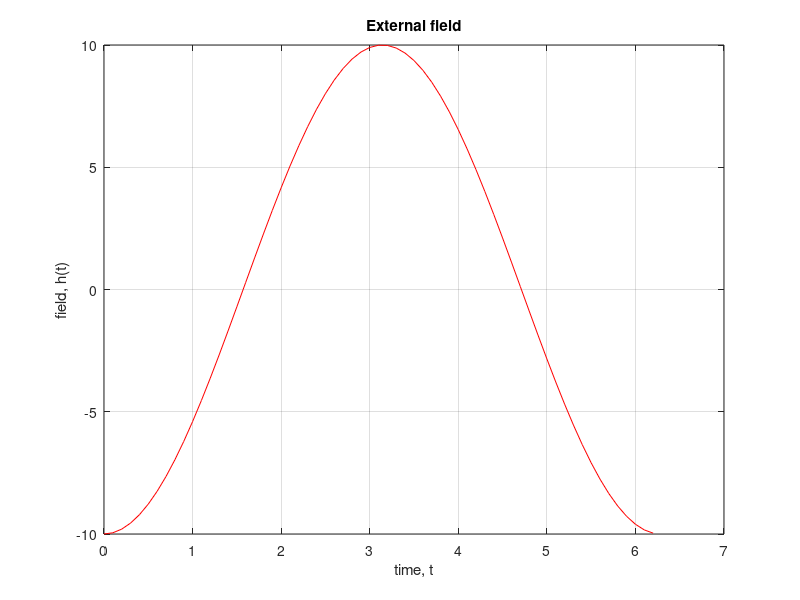

This chart was generated by the following MATLAB code: (Note: this script raises an error after producing the figure.)
clc;
clear all;
close all;
%-----input-ignal---------------
t=0:0.1:2*pi;
%h= -2*cos(t).*exp(-0.1*t);
h= -10*cos(t);

figure(1);
plot(t,h,'r');
grid on;
title('External field');
xlabel('time, t');
ylabel('field, h(t)');
%--------------------------------

[alpha, beta, u] = norm_ab(5,0.1,2.5,-2.5,2,2);
figure(2);
mesh(alpha, beta, u);
grid on;
title('\mu(\alpha,\beta) distribution');
xlabel('\alpha');
ylabel('\beta');

%--------------------------------
[F]= state_function(alpha, beta, u);
figure(3);
mesh(alpha, beta, F);
grid on;
title('F(\alpha,\beta)');
xlabel('\alpha');
ylabel('\beta');
%--------------------------------
m = output(h,t,F, alpha, beta);
figure(4);
plot(t,m,'r');
grid on;
title('Magnetization');
xlabel('time, t');
ylabel('magnetization, m(t)');

figure(5);
plot(h,m,'b');
grid on;
title('m(h)');
xlabel('h(t)');
ylabel('m(h)');
%--------------------------------

